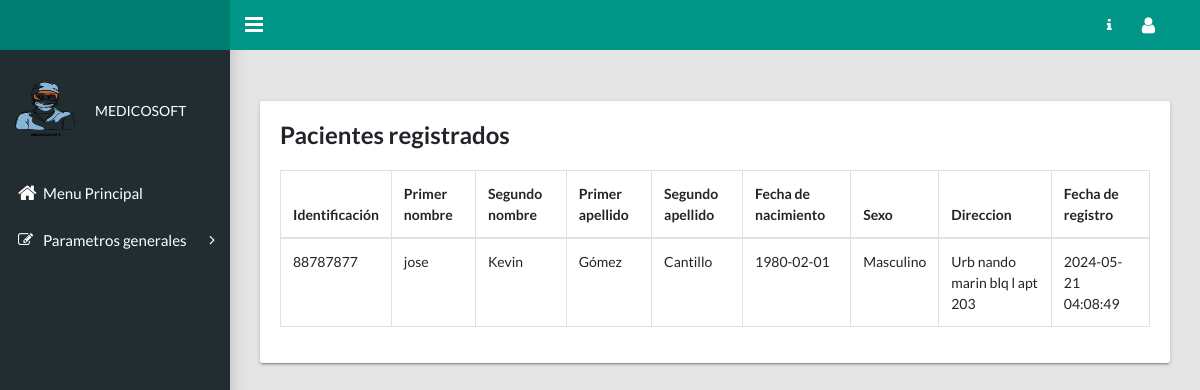
The page /listado-pacientes.php on the database as committed earlier.
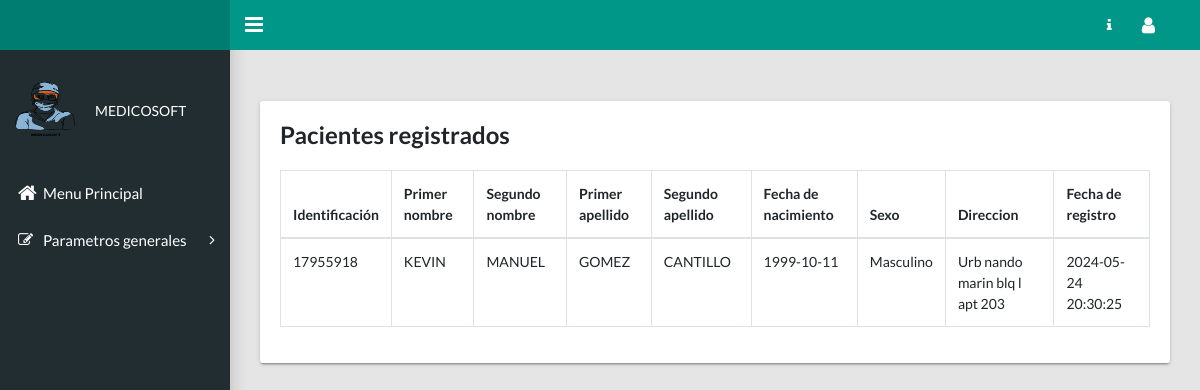
The same page on the database as committed later.
### tables this page shows
CREATE TABLE `paciente` (
  `Identificacion` varchar(12) NOT NULL,
  `PrimerNombre` varchar(30) DEFAULT NULL,
  `SegundoNombre` varchar(30) DEFAULT NULL,
  `PrimerApellido` varchar(30) DEFAULT NULL,
  `SegundoApellido` varchar(30) DEFAULT NULL,
  `FechaNacimiento` date DEFAULT NULL,
  `Genero` enum('Masculino','Femenino') DEFAULT NULL,
  `Telefono` varchar(10) DEFAULT NULL,
  `Email` varchar(50) DEFAULT NULL,
  `Direccion` varchar(100) DEFAULT NULL,
  `Ciudad` varchar(50) DEFAULT NULL,
  `Eps` varchar(50) DEFAULT NULL,
  `Pais` varchar(50) DEFAULT NULL,
  `GrupoSanguineo` enum('A+','A-','B+','B-','AB+','AB-','O+','O-') DEFAULT NULL,
  `RH` enum('Positivo','Negativo') DEFAULT NULL,
  `FechaRegistro` timestamp NOT NULL DEFAULT current_timestamp() ON UPDATE current_timestamp()
);

### listado-pacientes.php (the view, shortened to what this page needs)
<?php
require "conexion.php";
$Usuario = $_SESSION['Usuario'];
?>
<!DOCTYPE html>
<html lang="en">
<head>
    <link rel="stylesheet" type="text/css" href="css/main.css">
    <link rel="stylesheet" type="text/css"
    href="https://maxcdn.bootstrapcdn.com/font-awesome/4.7.0/css/font-awesome.min.css">
    <link rel="stylesheet" type="text/css" href="assets/datatables/datatables.min.css" />
    <link rel="stylesheet" type="text/css"
    href="assets/datatables/DataTables-1.10.18/css/dataTables.bootstrap4.min.css">
</head>
<body class="app sidebar-mini">
    <header class="app-header"><a class="app-header__logo" href=""></a>
        <a class="app-sidebar__toggle" href="#" data-toggle="sidebar"
        aria-label="Hide Sidebar"></a>
        <ul class="app-nav">
            <li class="dropdown"><a class="app-nav__item" href="#" data-toggle="dropdown"
                aria-label="Open Profile Menu"><i class="fa fa fa-info"></i></a>
            </li>
            <li class="dropdown"><a class="app-nav__item" href="#" data-toggle="dropdown"
                aria-label="Open Profile Menu"><i class="fa fa-user fa-lg"></i></a>
            </li>
        </ul>
    </header>
        <?php if ($Usuario != "Especialista") { ?>
            <aside class="app-sidebar">
                <div class="app-sidebar__user"><img class="app-sidebar__user-avatar"
                    src="images/logo.png" width="70" height="60" alt="User Image">
                    <div>
                        <p class="app-sidebar__user-designation">MEDICOSOFT</p>
                    </div>
                </div>
                <ul class="app-menu">
                    <li><a class="app-menu__item" href="principal.php"><i class="app-menu__icon fa fa-home fa-lg"></i><span
                        class="app-menu__label">Menu Principal</span></a></li>
                        <li class="treeview"><a class="app-menu__item" href="#" data-toggle="treeview"><i
                            class="app-menu__icon fa fa-edit"></i><span class="app-menu__label">Parametros generales</span><i class="treeview-indicator fa fa-angle-right"></i></a>
                        </li>
                    </ul>
                </aside>
            <?php } ?>
            <main class="app-content">
                <br>
            <div class="row">
                <div class="col-lg-12">
                    <div class="tile">
                        <h3 class="tile-title">Pacientes registrados</h3>
                        <div class="tile-body">
                            <table class="table table-hover table-bordered" id="sampleTable">
                                <thead>
                                    <tr>
                                        <th>Identificación</th>
                                        <th>Primer nombre</th>
                                        <th>Segundo nombre</th>
                                        <th>Primer apellido</th>
                                        <th>Segundo apellido</th>
                                        <th>Fecha de nacimiento</th>
                                        <th>Sexo</th>
                                        <th>Direccion</th>
                                        <th>Fecha de registro</th>
                                    </tr>
                                </thead>
                                <tbody>
                                    <?php
                                    $query = "SELECT * FROM paciente";
                                    $result_tasks = mysqli_query($mysqli, $query);
                                    while ($row = mysqli_fetch_assoc($result_tasks)) { ?>
                                        <tr>
                                            <td><?php echo $row['Identificacion']; ?></td>
                                            <td><?php echo $row['PrimerNombre']; ?></td>
                                            <td><?php echo $row['SegundoNombre']; ?></td>
                                            <td><?php echo $row['PrimerApellido']; ?></td>
                                            <td><?php echo $row['SegundoApellido']; ?></td>
                                            <td><?php echo $row['FechaNacimiento']; ?></td>
                                            <td><?php echo $row['Genero']; ?></td>
                                            <td><?php echo $row['Direccion']; ?></td>
                                            <td><?php echo $row['FechaRegistro']; ?></td>
                                        </tr>
                                    <?php } ?>
                                </tbody>
                            </table>
                        </div>
                    </div>
                </div>
            </div>
        </main>
    </body>
    </html>

Rows that differ between the two databases and show on the page:
removed paciente: Identificacion "88787877", PrimerNombre "jose", SegundoNombre "Kevin", PrimerApellido "Gómez", SegundoApellido "Cantillo", FechaNacimiento "1980-02-01", Genero "Masculino", Direccion "Urb nando marin blq l apt 203", FechaRegistro "2024-05-21 04:08:49"
added paciente: Identificacion "17955918", PrimerNombre "KEVIN", SegundoNombre "MANUEL", PrimerApellido "GOMEZ", SegundoApellido "CANTILLO", FechaNacimiento "1999-10-11", Genero "Masculino", Direccion "Urb nando marin blq l apt 203", FechaRegistro "2024-05-24 20:30:25"
